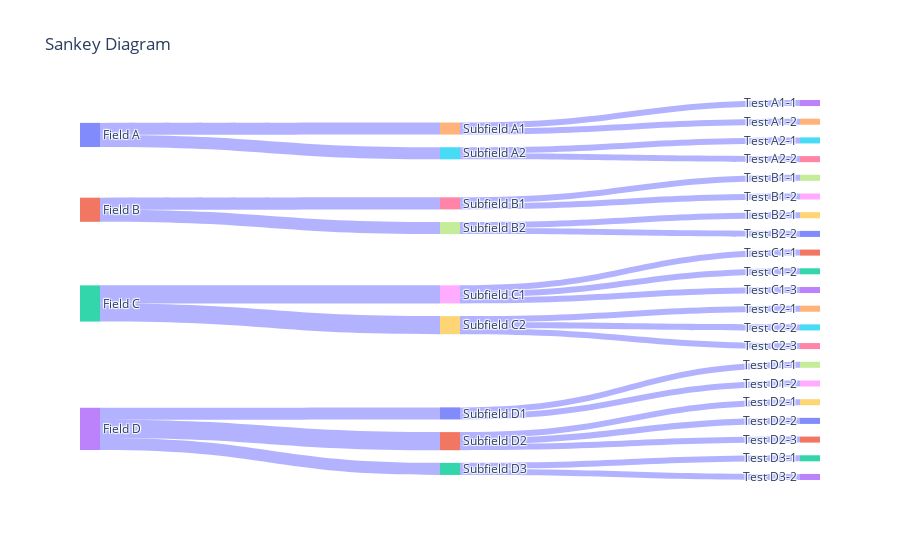

Notebook source saved alongside this figure:
### Code cell
import plotly.graph_objects as go

# Define the link flows
link_sources = sources  # Indices of fields, subfields, and test_names
link_targets = targets  # Indices of subfields and test_names
link_values  = values  # Amounts of tests and test scores

# Create the Sankey trace
trace = go.Sankey(
    node=dict(
        pad=15,
        thickness=20,
        line=dict(color='white', width=0),
        label=labels,
       # color=['blue'],
    ),
    link=dict(
        source=link_sources,
        target=link_targets,
        value=link_values,
        color='rgba(0, 0, 255, 0.3)'
    )
)

# Create the layout
layout = go.Layout(
    title='Sankey Diagram',
    font=dict(size=12)
)

# Create the figure
fig = go.Figure(data=[trace], layout=layout)

# Display the figure
fig.show()

### Figure 1 — Plotly figure (JSON) as saved in the notebook; plotly's stock layout.template omitted (floating-point values rounded to 4 significant figures)
{"data": [{"link": {"color": "rgba(0, 0, 255, 0.3)", "source": [0, 0, 1, 1, 2, 2, 3, 3, 3, 4, 4, 5, 5, 6, 6, 7, 7, 8, 8, 8, 9, 9, 9, 10, 10, 11, 11, 11, 12, 12], "target": [4, 5, 6, 7, 8, 9, 10, 11, 12, 13, 14, 15, 16, 17, 18, 19, 20, 21, 22, 23, 24, 25, 26, 27, 28, 29, 30, 31, 32, 33], "value": [2, 2, 2, 2, 3, 3, 2, 3, 2, 1, 1, 1, 1, 1, 1, 1, 1, 1, 1, 1, 1, 1, 1, 1, 1, 1, 1, 1, 1, 1]}, "node": {"label": ["Field A", "Field B", "Field C", "Field D", "Subfield A1", "Subfield A2", "Subfield B1", "Subfield B2", "Subfield C1", "Subfield C2", "Subfield D1", "Subfield D2", "Subfield D3", "Test A1-1", "Test A1-2", "Test A2-1", "Test A2-2", "Test B1-1", "Test B1-2", "Test B2-1", "Test B2-2", "Test C1-1", "Test C1-2", "Test C1-3", "Test C2-1", "Test C2-2", "Test C2-3", "Test D1-1", "Test D1-2", "Test D2-1", "Test D2-2", "Test D2-3", "Test D3-1", "Test D3-2"], "line": {"color": "white", "width": 0}, "pad": 15, "thickness": 20}, "type": "sankey"}], "layout": {"font": {"size": 12}, "title": {"text": "Sankey Diagram"}}}
